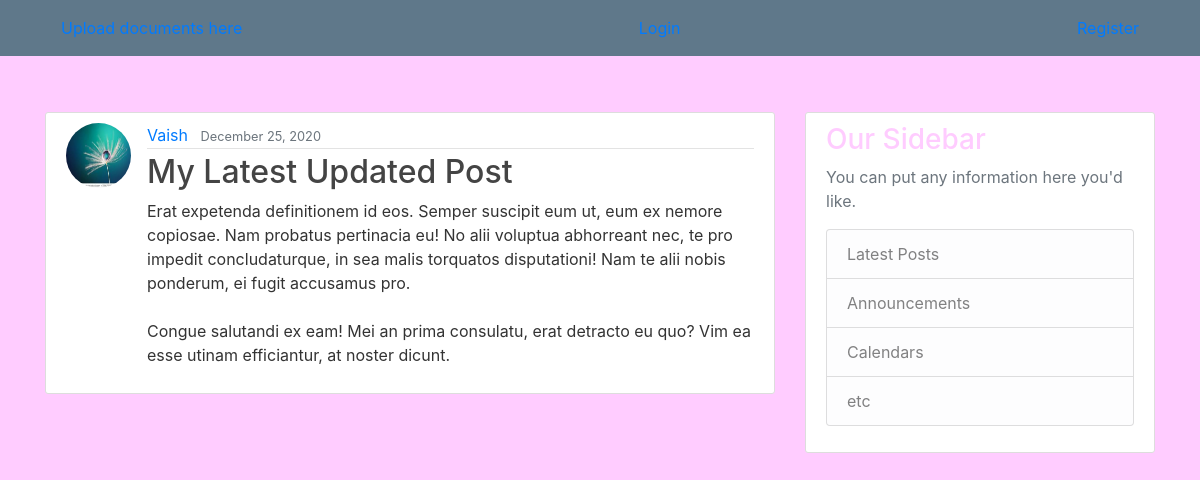
The page /post/34/ on the database its author committed.
### blog/models.py (models this page shows, shortened)
class Post(models.Model):
    title = models.CharField(max_length=100)
    content = models.TextField()
    date_posted = models.DateTimeField(default=timezone.now)
    author = models.ForeignKey(User, on_delete=models.CASCADE)

### users/models.py (models this page shows, shortened)
class Profile(models.Model):
    user = models.OneToOneField(User,on_delete=models.CASCADE)
    image = models.ImageField(default='default.jpg',upload_to='profile_pics')

### blog/views.py (the view)
# urls.py: path('post/<int:pk>/',PostDetailView.as_view(), name='post-detail'),
class PostDetailView(DetailView):
    model = Post

### blog/templates/blog/post_detail.html (shortened to what this page needs)
{% extends "blog/base.html" %}
{% block content %}
<article class="media content-section">
    <img class="rounded-circle article-img" src="{{ object.author.profile.image.url }}">
    <div class="media-body">
        <div class="article-metadata">
            <a class="mr-2" href="{% url 'user-posts' object.author.username %}">{{ object.author }}</a>
            <small class="text-muted">{{ object.date_posted|date:"F d, Y" }}</small>
        </div>
        <h2 class="article-title">{{ object.title }}</h2>
        <p class="article-content">{{ object.content }}</p>
    </div>
</article>
{% endblock content %}

### blog/static/blog/main.css (style rules this page uses)
body { background:#ffccff; color: #333333; margin-top: 7rem; }
h1, h2, h3, h4, h5, h6 { color:#ffccff; }
.content-section { background: #ffffff; padding: 10px 20px; border: 1px solid #dddddd; border-radius: 3px; margin-bottom: 20px; }
.article-title { color: #444444; }
.article-content { white-space: pre-line; }
.article-img { height: 65px; width: 65px; margin-right: 16px; }
.article-metadata { padding-bottom: 1px; margin-bottom: 4px; border-bottom: 1px solid #e3e3e3 }

### rows shown on the page
Post: author.profile.image (picture), author "Vaish", date_posted "December 25, 2020", title "My Latest Updated Post", content "Erat expetenda definitionem id eos. Semper suscipit eum ut, eum ex nemore copiosae. Nam probatus pertinacia eu! No alii voluptua abhorreant nec, te pro impedit concludaturque, in sea malis torquatos disputationi! Nam te alii nobis ponderum, ei fugit accusamus pro. Congue salutandi ex eam! Mei an prima consulatu, erat detracto eu quo? Vim ea esse utinam efficiantur, at noster dicunt."
